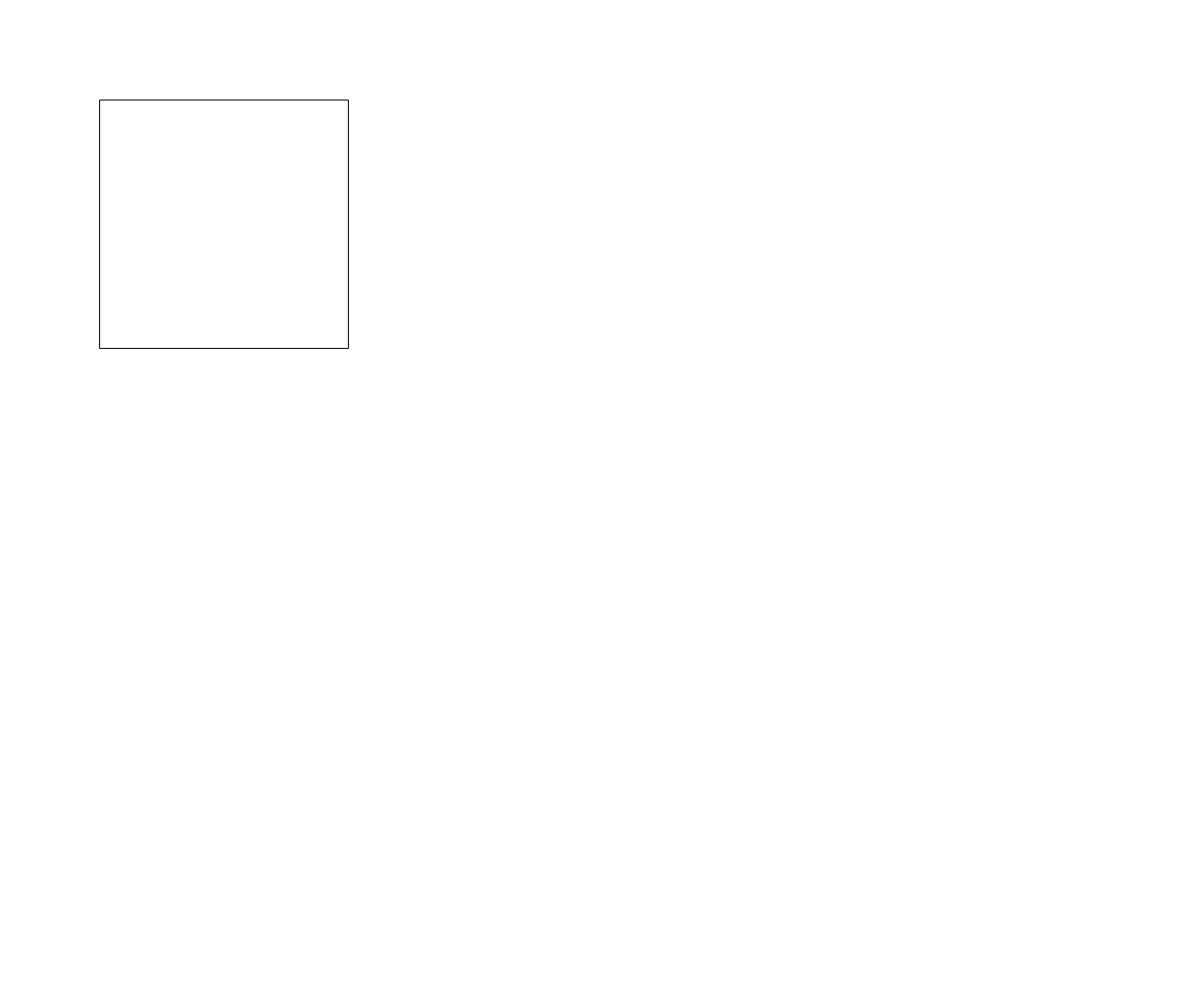
Frame 1 (no input)
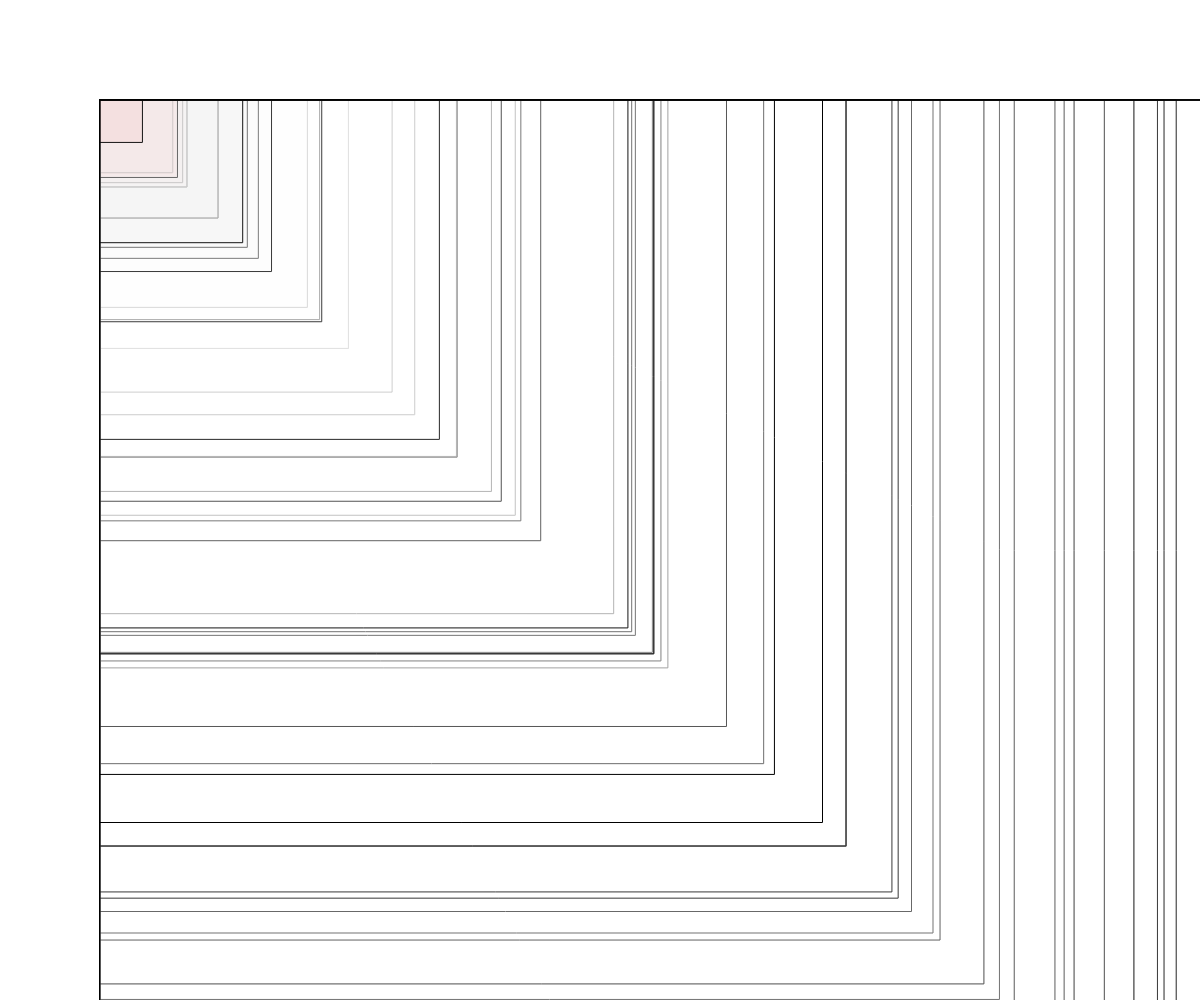
Frame 60 (no input)
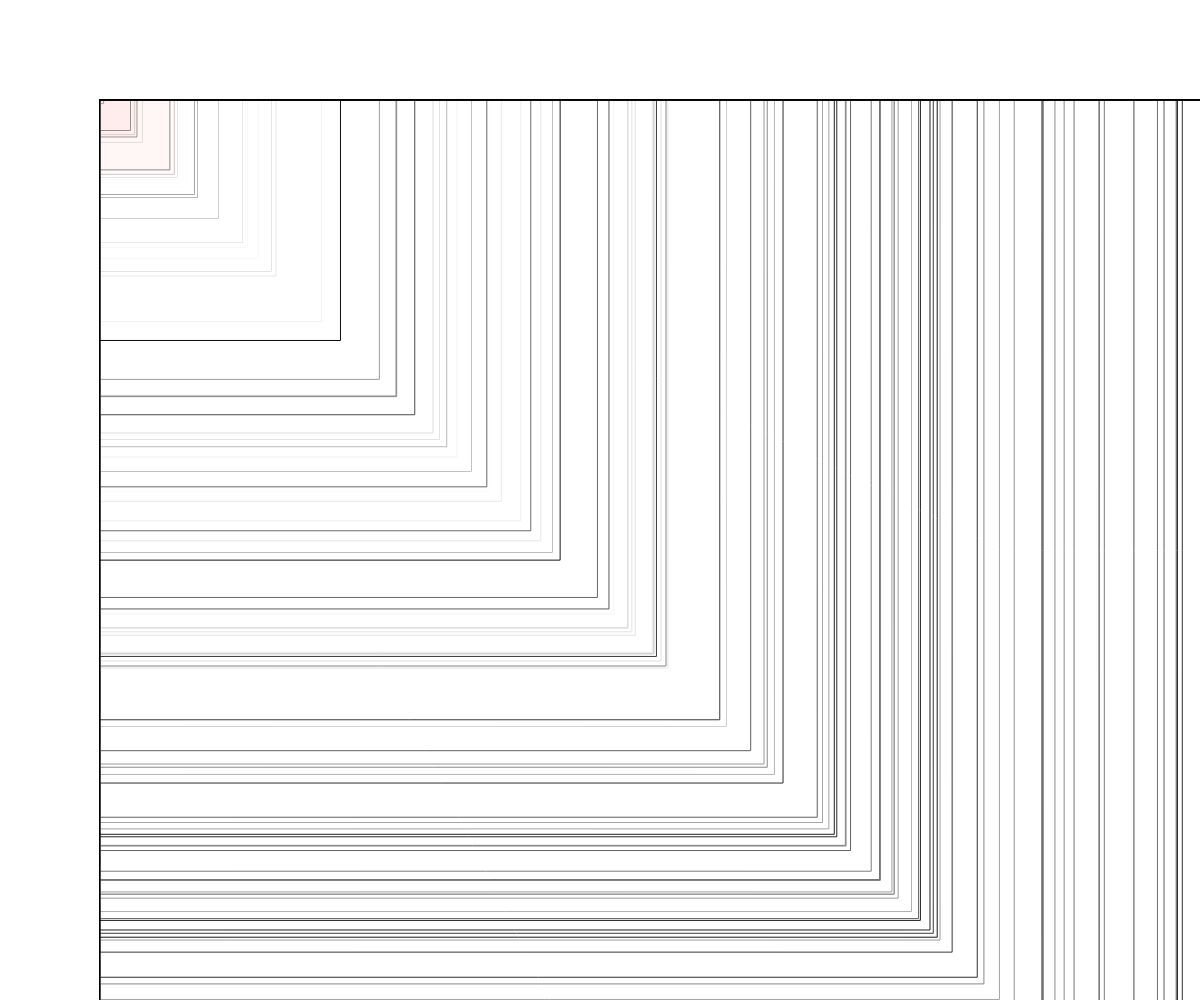
Frame 120 (the mouse pressed at the canvas centre since frame 60)

The p5.js sketch that drew these frames (run headless with seeded random() and noise() and a simulated clock; from frame 60 on, the mouse is pressed at the canvas centre):

// p5.js sketch
// ── sketch.js
function setup() {
  createCanvas(windowWidth,windowHeight);
  var r=random(mouseY);  
}

function draw() {
  
 r= random(0,windowWidth);
 if (r >=100) {
 fill(r,r,r,10);  
 }
 else{
   fill(255,0,0,10)//10 is opacity
 }
 rect(100,100,r,r);
  
}
